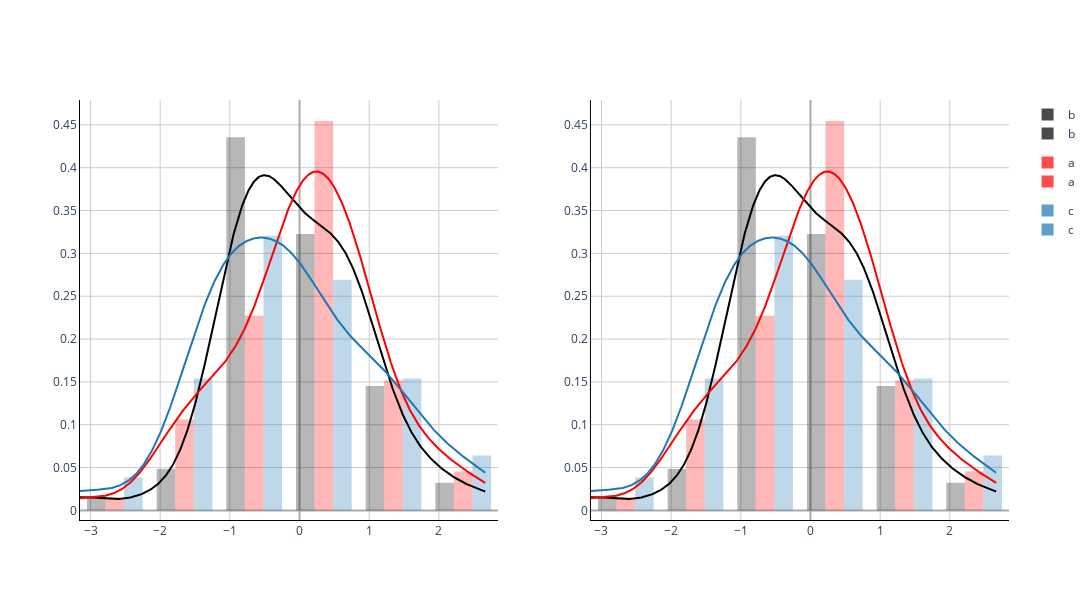

Here is the notebook cell this chart was saved with:
### Code cell
def subplot(figs:list, rows:int=1, cols:int=2, subplot_titles:list[str]=None,
            shared_xaxes:bool=False, shared_yaxes:bool=False,
            horizontal_spacing:float=0.1, vertical_spacing:float=0.1,
            specs:list=None, x_title:str='x', y_title:str='y',
            layout_kwargs:dict=None, subplots_kwargs:dict=None):

    fig = subplots.make_subplots(
        rows=rows, cols=cols, subplot_titles=subplot_titles, specs=specs, 
        shared_xaxes=shared_xaxes, shared_yaxes=shared_yaxes, 
        horizontal_spacing=horizontal_spacing, vertical_spacing=vertical_spacing,
        **(subplots_kwargs or {})
    )

    occupied = [[False for _ in range(cols)] for _ in range(rows)]

    def find_next_available():
        for r in range(rows):
            for c in range(cols):
                if not occupied[r][c]:
                    return r + 1, c + 1  # Plotly uses 1-based indexing
        raise ValueError("No available space for subplot.")

    def mark_occupied(r, c, rowspan=1, colspan=1):
        for i in range(rowspan):
            for j in range(colspan):
                if r + i < rows and c + j < cols:
                    occupied[r + i][c + j] = True

    for i, f in enumerate(figs):
        if specs:
            # Determine from specs if this subplot spans multiple rows/cols
            for r in range(rows):
                for c in range(cols):
                    spec = specs[r][c] if specs[r][c] is not None else {}
                    if not occupied[r][c]:
                        rowspan = spec.get('rowspan', 1)
                        colspan = spec.get('colspan', 1)
                        mark_occupied(r, c, rowspan, colspan)
                        row, col = r + 1, c + 1
                        break
                else:
                    continue
                break
        else:
            row, col = find_next_available()
            mark_occupied(row - 1, col - 1)

        # Add all traces from each input figure into subplot
        for trace in f.data:
            fig.add_trace(trace, row=row, col=col)

    # Set axis titles
    fig.update_xaxes(title_text=x_title)
    fig.update_yaxes(title_text=y_title)

    # Apply custom layout if any
    if layout_kwargs:
        fig.update_layout(**layout_kwargs)

    plotlymodex.main_layout(fig, width=1400, x=None, y=None)

    return fig

subplot(figs=[fig, fig])

### Figure 1 — Plotly figure (JSON) as saved in the notebook; plotly's stock layout.template omitted (floating-point values rounded to 4 significant figures; data arrays with more than 128 entries replaced by an {"elided": "..."} marker saying what was removed)
{"data": [{"autobinx": false, "histnorm": "probability density", "hovertemplate": "x: %{x}<br>y: %{y}", "legendgroup": "b", "marker": {"color": "black", "opacity": 0.4}, "name": "b", "opacity": 0.7, "type": "histogram", "x": [-1.009, 0.3745, -0.8655, 0.8834, 0.8532, -2.034, -1.354, -0.8666, -0.9723, -0.5691, -0.4723, 0.9643, 0.3303, -1.013, 0.1292, 0.828, 0.5181, -0.8968, 0.5889, -0.346, -0.1482, 0.8081, -0.4147, 0.1808, 1.834, -0.3736, -0.4605, -0.5527, 0.5823, -0.2108, -0.6279, 0.6822, 1.982, -0.5346, -0.3744, 0.9985, -0.6704, 0.202, 0.1499, -0.05468, -0.5546, -0.9639, 0.7806, 0.4174, -0.7749, -0.8706, 0.9156, -0.4926, -0.6455, 0.9225, 1.438, -1.196, 0.05322, -0.1624, 0.2603, -1.098, 0.5541, 0.05652, -1.139, 1.451, -3.151, 2.676], "xaxis": "x", "xbins": {"end": 2.676, "size": 1, "start": -3.151}, "yaxis": "y"}, {"autobinx": false, "histnorm": "probability density", "hovertemplate": "x: %{x}<br>y: %{y}", "legendgroup": "a", "marker": {"color": "red", "opacity": 0.4}, "name": "a", "opacity": 0.7, "type": "histogram", "x": [1.809, -1.087, -0.3709, -0.2348, -0.08875, 0.4202, -1.67, -0.4899, 0.01259, 0.7082, -0.06886, -1.041, -0.9913, 0.1286, 0.2428, -1.88, 1.066, 0.2107, 0.5205, -1.074, -1.451, 0.1418, 1.858, 0.7157, 0.797, 0.6507, -1.772, -1.108, -0.5472, 2.363, -0.8215, 0.7741, 0.7401, 0.1552, 0.3678, 0.1842, 0.7494, -0.3796, 0.4216, 0.5884, 0.8725, -0.006624, 0.3262, 1.264, 0.9404, -0.1851, -0.544, 1.016, 1.562, -0.321, 0.03345, -0.5605, -0.03989, -1.972, 1.787, 0.06443, 0.9458, -1.367, -0.1164, 0.6282, 0.8744, -1.597, 0.1076, 0.1463, -3.151, 2.676], "xaxis": "x", "xbins": {"end": 2.676, "size": 1, "start": -3.151}, "yaxis": "y"}, {"autobinx": false, "histnorm": "probability density", "hovertemplate": "x: %{x}<br>y: %{y}", "legendgroup": "c", "marker": {"color": "#1F77B4", "opacity": 0.4}, "name": "c", "opacity": 0.7, "type": "histogram", "x": [1.043, -1.079, -0.03859, 0.7587, 1.547, -0.1287, 0.7557, -0.9666, -0.6694, -0.4231, 0.9831, 1.231, -0.6408, -2.228, -0.2603, 2.212, 0.957, 0.804, -1.352, -0.01197, -0.5614, 2.025, 0.05258, 1.312, -0.1413, 2.676, -0.2114, -0.4512, 1.443, -0.4613, 0.3245, -0.8126, 0.2978, 1.056, 0.6472, 1.613, 1.341, -0.7552, -0.3667, -0.9191, -1.561, 0.6592, 1.691, 0.01217, 0.361, -0.4137, -1.189, 0.3171, -0.04801, -0.8504, -0.8271, -1.049, 2.229, -1.673, -1.509, -1.139, -0.1608, -1.445, -0.9173, -0.0007744, -1.318, -0.2812, -0.01458, -1.502, -1.302, 1.18, -0.1491, -1.368, -3.151, -1.327, -1.05, -0.03169, 0.4173, -1.096, -0.8977, -1.308, -3.151, 2.676], "xaxis": "x", "xbins": {"end": 2.676, "size": 1, "start": -3.151}, "yaxis": "y"}, {"hovertemplate": "x: %{x}<br>y: %{y}", "legendgroup": "b", "marker": {"color": "black", "opacity": 0.4}, "mode": "lines", "name": "b", "showlegend": false, "type": "scatter", "x": {"elided": "500 float values"}, "xaxis": "x", "y": {"elided": "500 float values"}, "yaxis": "y"}, {"hovertemplate": "x: %{x}<br>y: %{y}", "legendgroup": "a", "marker": {"color": "red", "opacity": 0.4}, "mode": "lines", "name": "a", "showlegend": false, "type": "scatter", "x": {"elided": "500 float values"}, "xaxis": "x", "y": {"elided": "500 float values"}, "yaxis": "y"}, {"hovertemplate": "x: %{x}<br>y: %{y}", "legendgroup": "c", "marker": {"color": "#1F77B4", "opacity": 0.4}, "mode": "lines", "name": "c", "showlegend": false, "type": "scatter", "x": {"elided": "500 float values"}, "xaxis": "x", "y": {"elided": "500 float values"}, "yaxis": "y"}, {"autobinx": false, "histnorm": "probability density", "hovertemplate": "x: %{x}<br>y: %{y}", "legendgroup": "b", "marker": {"color": "black", "opacity": 0.4}, "name": "b", "opacity": 0.7, "type": "histogram", "x": [-1.009, 0.3745, -0.8655, 0.8834, 0.8532, -2.034, -1.354, -0.8666, -0.9723, -0.5691, -0.4723, 0.9643, 0.3303, -1.013, 0.1292, 0.828, 0.5181, -0.8968, 0.5889, -0.346, -0.1482, 0.8081, -0.4147, 0.1808, 1.834, -0.3736, -0.4605, -0.5527, 0.5823, -0.2108, -0.6279, 0.6822, 1.982, -0.5346, -0.3744, 0.9985, -0.6704, 0.202, 0.1499, -0.05468, -0.5546, -0.9639, 0.7806, 0.4174, -0.7749, -0.8706, 0.9156, -0.4926, -0.6455, 0.9225, 1.438, -1.196, 0.05322, -0.1624, 0.2603, -1.098, 0.5541, 0.05652, -1.139, 1.451, -3.151, 2.676], "xaxis": "x2", "xbins": {"end": 2.676, "size": 1, "start": -3.151}, "yaxis": "y2"}, {"autobinx": false, "histnorm": "probability density", "hovertemplate": "x: %{x}<br>y: %{y}", "legendgroup": "a", "marker": {"color": "red", "opacity": 0.4}, "name": "a", "opacity": 0.7, "type": "histogram", "x": [1.809, -1.087, -0.3709, -0.2348, -0.08875, 0.4202, -1.67, -0.4899, 0.01259, 0.7082, -0.06886, -1.041, -0.9913, 0.1286, 0.2428, -1.88, 1.066, 0.2107, 0.5205, -1.074, -1.451, 0.1418, 1.858, 0.7157, 0.797, 0.6507, -1.772, -1.108, -0.5472, 2.363, -0.8215, 0.7741, 0.7401, 0.1552, 0.3678, 0.1842, 0.7494, -0.3796, 0.4216, 0.5884, 0.8725, -0.006624, 0.3262, 1.264, 0.9404, -0.1851, -0.544, 1.016, 1.562, -0.321, 0.03345, -0.5605, -0.03989, -1.972, 1.787, 0.06443, 0.9458, -1.367, -0.1164, 0.6282, 0.8744, -1.597, 0.1076, 0.1463, -3.151, 2.676], "xaxis": "x2", "xbins": {"end": 2.676, "size": 1, "start": -3.151}, "yaxis": "y2"}, {"autobinx": false, "histnorm": "probability density", "hovertemplate": "x: %{x}<br>y: %{y}", "legendgroup": "c", "marker": {"color": "#1F77B4", "opacity": 0.4}, "name": "c", "opacity": 0.7, "type": "histogram", "x": [1.043, -1.079, -0.03859, 0.7587, 1.547, -0.1287, 0.7557, -0.9666, -0.6694, -0.4231, 0.9831, 1.231, -0.6408, -2.228, -0.2603, 2.212, 0.957, 0.804, -1.352, -0.01197, -0.5614, 2.025, 0.05258, 1.312, -0.1413, 2.676, -0.2114, -0.4512, 1.443, -0.4613, 0.3245, -0.8126, 0.2978, 1.056, 0.6472, 1.613, 1.341, -0.7552, -0.3667, -0.9191, -1.561, 0.6592, 1.691, 0.01217, 0.361, -0.4137, -1.189, 0.3171, -0.04801, -0.8504, -0.8271, -1.049, 2.229, -1.673, -1.509, -1.139, -0.1608, -1.445, -0.9173, -0.0007744, -1.318, -0.2812, -0.01458, -1.502, -1.302, 1.18, -0.1491, -1.368, -3.151, -1.327, -1.05, -0.03169, 0.4173, -1.096, -0.8977, -1.308, -3.151, 2.676], "xaxis": "x2", "xbins": {"end": 2.676, "size": 1, "start": -3.151}, "yaxis": "y2"}, {"hovertemplate": "x: %{x}<br>y: %{y}", "legendgroup": "b", "marker": {"color": "black", "opacity": 0.4}, "mode": "lines", "name": "b", "showlegend": false, "type": "scatter", "x": {"elided": "500 float values"}, "xaxis": "x2", "y": {"elided": "500 float values"}, "yaxis": "y2"}, {"hovertemplate": "x: %{x}<br>y: %{y}", "legendgroup": "a", "marker": {"color": "red", "opacity": 0.4}, "mode": "lines", "name": "a", "showlegend": false, "type": "scatter", "x": {"elided": "500 float values"}, "xaxis": "x2", "y": {"elided": "500 float values"}, "yaxis": "y2"}, {"hovertemplate": "x: %{x}<br>y: %{y}", "legendgroup": "c", "marker": {"color": "#1F77B4", "opacity": 0.4}, "mode": "lines", "name": "c", "showlegend": false, "type": "scatter", "x": {"elided": "500 float values"}, "xaxis": "x2", "y": {"elided": "500 float values"}, "yaxis": "y2"}], "layout": {"height": 600, "paper_bgcolor": "white", "plot_bgcolor": "white", "title": {}, "width": 1400, "xaxis": {"anchor": "y", "domain": [0, 0.45], "gridcolor": "#CCCCCC", "linecolor": "black", "showgrid": true, "title": {}, "zerolinecolor": "#AAAAAA"}, "xaxis2": {"anchor": "y2", "domain": [0.55, 1], "gridcolor": "#CCCCCC", "linecolor": "black", "showgrid": true, "title": {}, "zerolinecolor": "#AAAAAA"}, "yaxis": {"anchor": "x", "domain": [0, 1], "gridcolor": "#CCCCCC", "linecolor": "black", "showgrid": true, "title": {}, "zerolinecolor": "#AAAAAA"}, "yaxis2": {"anchor": "x2", "domain": [0, 1], "gridcolor": "#CCCCCC", "linecolor": "black", "showgrid": true, "title": {}, "zerolinecolor": "#AAAAAA"}}}
